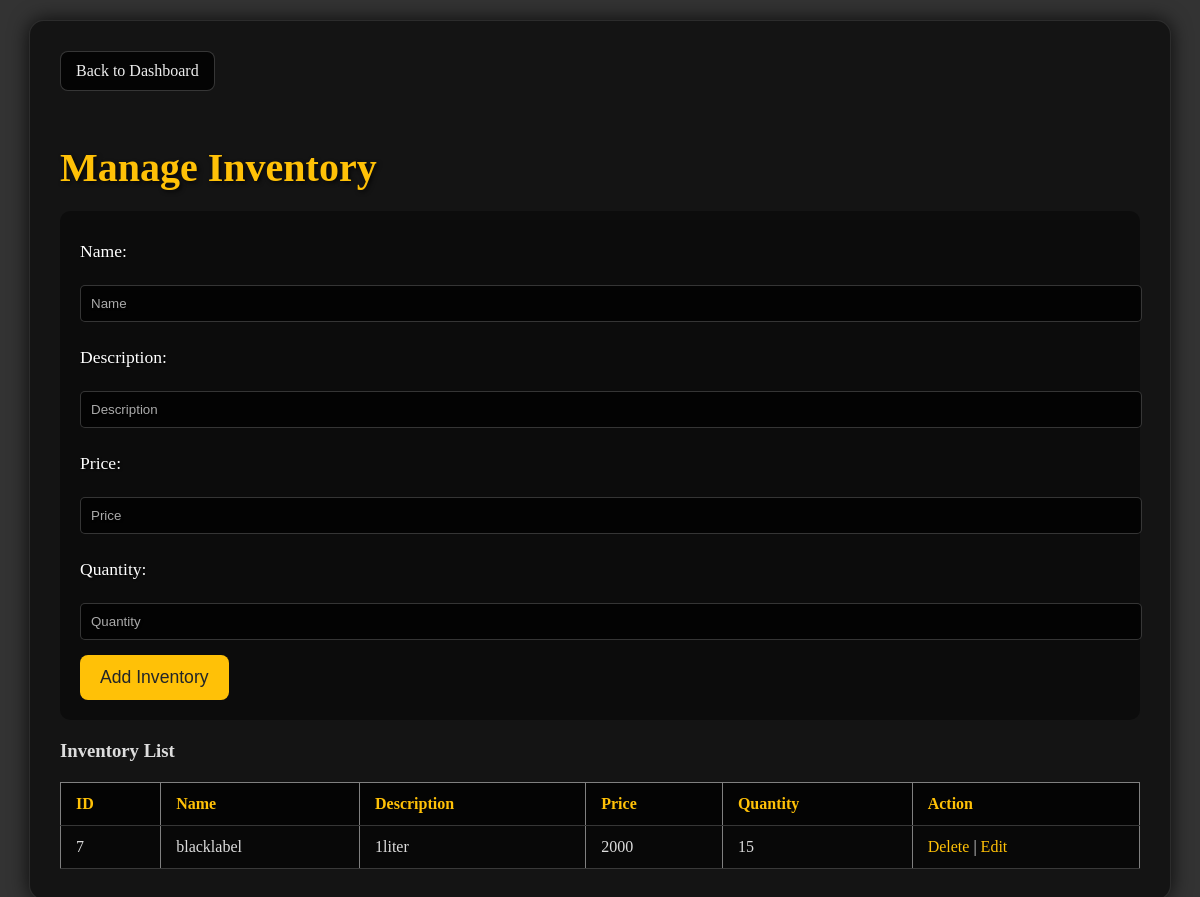
The page /inventory/inventory.php on the database its author committed.
### tables this page shows
CREATE TABLE `inventory` (
  `id` int(11) NOT NULL,
  `item_name` varchar(100) DEFAULT NULL,
  `quantity` int(11) DEFAULT NULL,
  `description` text NOT NULL,
  `price` decimal(10,0) NOT NULL
);

### inventory/inventory.php (the view, shortened to what this page needs)
<?php
include "../config/db.php";
function getInventoryItems() {
    global $conn;
    $sql = "SELECT * FROM inventory";
    return mysqli_query($conn, $sql);
}
?>
<!DOCTYPE html>
<html>
<head>
    <link rel="stylesheet" href="https://cdnjs.cloudflare.com/ajax/libs/font-awesome/6.0.0/css/all.min.css" />
    <link rel="stylesheet" type="text/css" href="../asset/css/style.css">
</head>
<body>
    <div class="container">
        <a href="../dashboard.php" class="back-button">Back to Dashboard</a>
        <h2>Manage Inventory</h2>
        <form method="POST">
            <label for="name">Name:</label><br>
            <input type="text" id="name" name="name" placeholder="Name" required><br>
            <label for="description">Description:</label><br>
            <input type="text" id="description" name="description" placeholder="Description"><br>
            <label for="price">Price:</label><br>
            <input type="number" id="price" name="price" placeholder="Price" step="0.01" required><br>
            <label for="quantity">Quantity:</label><br>
            <input type="number" id="quantity" name="quantity" placeholder="Quantity" required><br>
            <button type="submit" name="add_inventory">Add Inventory</button>
        </form>
        <h3>Inventory List</h3>
        <table border="1">
            <thead>
                <tr>
                    <th>ID</th>
                    <th>Name</th>
                    <th>Description</th>
                    <th>Price</th>
                    <th>Quantity</th>
                    <th>Action</th>
                </tr>
            </thead>
            <tbody>
                <?php
                $result = getInventoryItems();
                if ($result) {
                    while ($row = mysqli_fetch_assoc($result)) {
                        echo "<tr>
                            <td>" . htmlspecialchars($row['id']) . "</td>
                            <td>" . htmlspecialchars($row['item_name']) . "</td>
                            <td>" . htmlspecialchars($row['description']) . "</td>
                            <td>" . htmlspecialchars($row['price']) . "</td>
                            <td>" . htmlspecialchars($row['quantity']) . "</td>
                            <td>
                                <a href='?delete_inventory=" . (int)$row['id'] . "'>Delete</a> |
                                <a href='?edit_inventory=" . (int)$row['id'] . "'>Edit</a>
                            </td>
                        </tr>";
                    }
                } else {
                    echo "<tr><td colspan='6'>Error fetching data: " . mysqli_error($conn) . "</td></tr>";
                }
                ?>
            </tbody>
        </table>
    </div>
</body>
</html>

### asset/css/style.css (style rules this page uses)
body { font-family: 'Lora', serif; background-color: #333; color: #ddd; margin: 0; padding: 0; background-image: url("../asset/img/dark-wood-texture.jpg"); background-size: cover; background-blend-mode: multiply; }
.container { width: 90%; margin: 20px auto; background-color: rgba(0, 0, 0, 0.6); padding: 30px; border-radius: 15px; box-shadow: 0 0 20px rgba(0, 0, 0, 0.8); border: 1px solid rgba(255, 255, 255, 0.1); }
h2 { font-size: 2.5em; color: #ffc107; text-shadow: 2px 2px 4px rgba(0, 0, 0, 0.7); margin-bottom: 20px; }
.back-button { display: inline-block; margin-bottom: 20px; padding: 10px 15px; background-color: rgba(0, 0, 0, 0.8); color: #eee; text-decoration: none; border-radius: 8px; border: 1px solid rgba(255, 255, 255, 0.2); transition: background-color 0.3s ease, color 0.3s ease; }
form { background-color: rgba(0, 0, 0, 0.4); padding: 20px; border-radius: 10px; margin-bottom: 20px; }
label { display: block; margin-top: 10px; color: #fff; font-size: 1.1em; text-shadow: 1px 1px 2px rgba(0, 0, 0, 0.5); }
input[type="text"], input[type="number"], input[type="datetime-local"] { width: 100%; padding: 10px; margin-top: 5px; margin-bottom: 15px; border: 1px solid rgba(255, 255, 255, 0.2); border-radius: 5px; background-color: rgba(0, 0, 0, 0.7); color: #ddd; text-shadow: 1px 1px 2px rgba(0, 0, 0, 0.5); }
input[type="text"]::placeholder, input[type="number"]::placeholder, input[type="datetime-local"]::placeholder { color: #aaa; }
button[type="submit"] { background-color: #ffc107; color: #212529; padding: 12px 20px; border: none; border-radius: 8px; cursor: pointer; font-size: 1.1em; transition: background-color 0.3s ease, color 0.3s ease; }
table { width: 100%; border-collapse: collapse; margin-top: 20px; }
th, td { padding: 12px 15px; text-align: left; border-bottom: 1px solid rgba(255, 255, 255, 0.2); color: #ddd; }
th { background-color: rgba(0, 0, 0, 0.8); color: #ffc107; }
tbody tr:nth-child(odd) { background-color: rgba(0, 0, 0, 0.6); }
tbody a { color: #ffc107; text-decoration: none; }

### rows shown on the page
inventory: id "7", item_name "blacklabel", description "1liter", price "2000", quantity "15"
